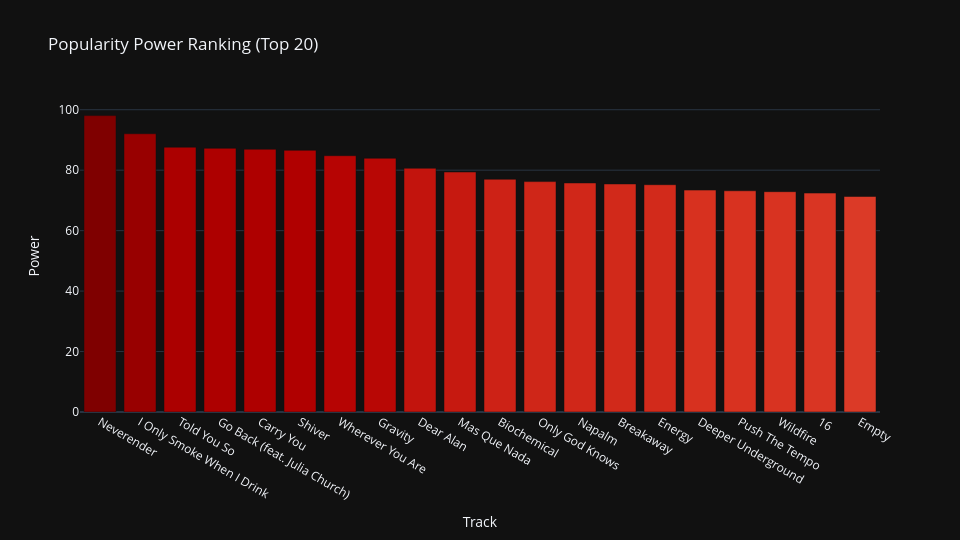

The code cell stored with this chart in its notebook:
### Markdown cell above
#### Graphical Representation

### Code cell
bar_pr_pop = plot_bar(dataframe=pr_pop.sort_values('PWR', ascending=False).head(20),
                      x='songstats_title',
                      y='PWR',
                      title='Popularity Power Ranking (Top 20)',
                      x_label='Track',
                      y_label='Power',
                      col_range=(pr_pop.PWR.min(), pr_pop.PWR.max()))
bar_pr_pop.show()

### Figure 1 — Plotly figure (JSON) as saved in the notebook; plotly's stock layout.template omitted (floating-point values rounded to 4 significant figures)
{"data": [{"alignmentgroup": "True", "hovertemplate": "Track=%{x}<br>Power=%{marker.color}<extra></extra>", "legendgroup": "", "marker": {"color": [98.05, 92.05, 87.6, 87.24, 86.94, 86.58, 84.78, 83.94, 80.64, 79.39, 76.99, 76.22, 75.77, 75.44, 75.2, 73.41, 73.19, 72.88, 72.42, 71.3], "coloraxis": "coloraxis", "pattern": {"shape": ""}}, "name": "", "offsetgroup": "", "orientation": "v", "showlegend": false, "textposition": "auto", "x": ["Neverender", "I Only Smoke When I Drink", "Told You So", "Go Back (feat. Julia Church)", "Carry You", "Shiver", "Wherever You Are", "Gravity", "Dear Alan", "Mas Que Nada", "Biochemical", "Only God Knows", "Napalm", "Breakaway", "Energy", "Deeper Underground", "Push The Tempo", "Wildfire", "16", "Empty"], "xaxis": "x", "y": [98.05, 92.05, 87.6, 87.24, 86.94, 86.58, 84.78, 83.94, 80.64, 79.39, 76.99, 76.22, 75.77, 75.44, 75.2, 73.41, 73.19, 72.88, 72.42, 71.3], "yaxis": "y", "type": "bar"}], "layout": {"xaxis": {"anchor": "y", "domain": [0.0, 1.0], "title": {"text": "Track"}, "categoryorder": "total descending"}, "yaxis": {"anchor": "x", "domain": [0.0, 1.0], "title": {"text": "Power"}}, "coloraxis": {"colorbar": {"title": {"text": "Power"}}, "colorscale": [[0.0, "rgb(255,247,236)"], [0.125, "rgb(254,232,200)"], [0.25, "rgb(253,212,158)"], [0.375, "rgb(253,187,132)"], [0.5, "rgb(252,141,89)"], [0.625, "rgb(239,101,72)"], [0.75, "rgb(215,48,31)"], [0.875, "rgb(179,0,0)"], [1.0, "rgb(127,0,0)"]], "cmin": 0.0, "cmax": 98.05, "showscale": false}, "legend": {"tracegroupgap": 0}, "title": {"text": "Popularity Power Ranking (Top 20)"}, "barmode": "relative", "height": 540, "width": 960}}
